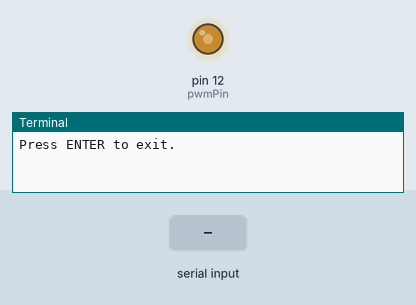
A program run on a simulated Raspberry Pi (header pin numbers), started with the argument 50. Parts: output pins drawn as LEDs (lit = HIGH), the last lines printed to the terminal. The inputs (shaded band) are chosen by the test bench. At 1.3 s the program stops and its outputs stay as they are.

Above: at 1.2 s.
1.3 s: "5" typed at the terminal, then Enter
At 2.5 s:
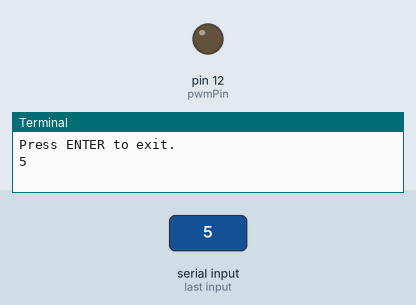
Timing chart, 0 to 2.8 s (numbered marks = the images above; inputs shaded):
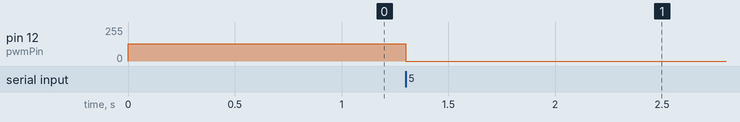

The program:

pwm_setDuty_example.py
```python
#!/usr/bin/python3
#**
#******************************************************************************
#* @file    /pwm_examples/python/pwm_setDuty_example.py
#* @author  Adrian Wojcik
#* @version V1.0
#* @date    15-Mar-2020
#* @brief   Raspberry Pi PWM control: Python 3 with RPi.GPIO lib
#******************************************************************************

import time
import sys
import select
try:
	import RPi.GPIO as GPIO
except RuntimeError:
	print("Error importing RPi.GPIO! Use 'sudo' to run your script")

timeout = 0.1
i = ''
duty = int(sys.argv[1]) # [%]
freq = 500 # [Hz]

# Pin Definitons:
pwmPin = 12    #< LED: Physical pin 12, BCM GPIO18

GPIO.setmode(GPIO.BOARD)
GPIO.setup(pwmPin, GPIO.OUT)

p = GPIO.PWM(pwmPin, freq)
p.start(duty)

print("Press ENTER to exit.")

while not i:
	# Waiting for I/O completion
	i, o, e = select.select( [sys.stdin], [], [], timeout )

	if (i):
		sys.stdin.readline().strip();
		p.stop()
		GPIO.cleanup() # cleanup all GPIO
		exit()
	
```

Measured:
- after the input at 1.3 s, pin 12 (pwmPin): 128/255 → 0/255 at once
